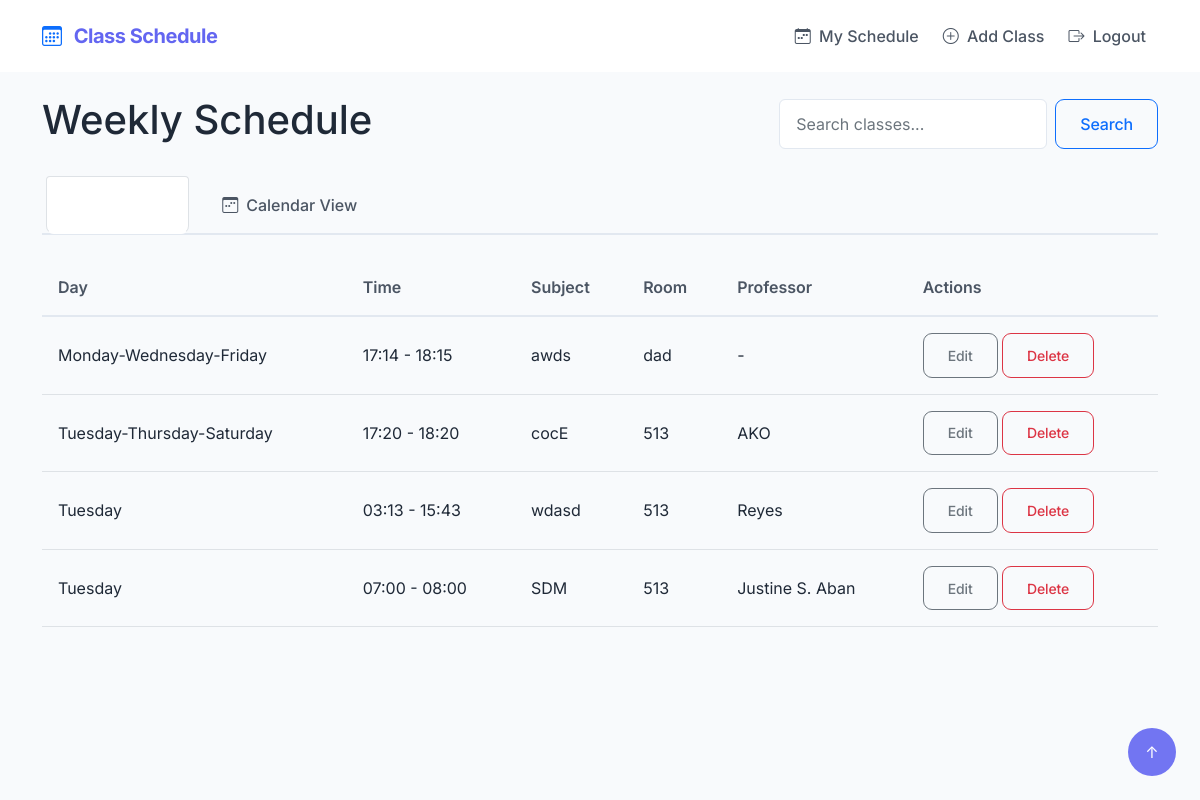
The app's page /schedule/ (signed in) with its own data.
### schedule/models.py (models this page shows, shortened)
class Class(models.Model):
    DAY_CHOICES = [
        ('MON', 'Monday'),
        ('TUE', 'Tuesday'),
        ('WED', 'Wednesday'),
        ('THU', 'Thursday'),
        ('FRI', 'Friday'),
        ('SAT', 'Saturday'),
        ('SUN', 'Sunday'),
        ('MWF', 'Monday-Wednesday-Friday'),
        ('TTH', 'Tuesday-Thursday'),
        ('TTHS', 'Tuesday-Thursday-Saturday'),
    ]
    DAY_MAPPING = {
        'MWF': ['MON', 'WED', 'FRI'],
        'TTH': ['TUE', 'THU'],
        'TTHS': ['TUE', 'THU', 'SAT']
    }
    user = models.ForeignKey(User, on_delete=models.CASCADE)
    subject = models.CharField(max_length=100)
    start_time = models.TimeField()
    end_time = models.TimeField()
    day = models.CharField(max_length=4, choices=DAY_CHOICES)  # Increased from 3 to 4
    room = models.CharField(max_length=50)
    professor = models.CharField(max_length=100, blank=True)
    class Meta:
        ordering = ['day', 'start_time']
    def get_days(self):
        if self.day in self.DAY_MAPPING:
            return self.DAY_MAPPING[self.day]
        return [self.day]

### schedule/views.py (the view)
# urls.py: path('schedule/', ScheduleListView.as_view(), name='schedule-list'),
class ScheduleListView(LoginRequiredMixin, ListView):
    model = Class
    template_name = 'schedule/schedule_list.html'
    def get_queryset(self):
        queryset = Class.objects.filter(user=self.request.user)
        search_query = self.request.GET.get('search')
        if search_query:
            queryset = queryset.filter(
                Q(subject__icontains=search_query) |
                Q(professor__icontains=search_query) |
                Q(room__icontains=search_query)
            )
        return queryset.order_by('day', 'start_time')
    def get_context_data(self, **kwargs):
        context = super().get_context_data(**kwargs)
        classes_by_day = {day: [] for day, _ in Class.DAY_CHOICES[:7]}  # Initialize with single days
        for class_obj in self.get_queryset():
            days = class_obj.get_days()
            for day in days:
                if day in classes_by_day:  # Only add to valid single days
                    classes_by_day[day].append(class_obj)
        context['classes_by_day'] = classes_by_day
        return context

### schedule/templates/schedule/schedule_list.html (shortened to what this page needs)
{% extends 'schedule/base.html' %}
{% block content %}
<div class="d-flex justify-content-between align-items-center mb-4">
    <h1>Weekly Schedule</h1>
    <form class="d-flex" method="get">
        <input class="form-control me-2" type="search" placeholder="Search classes..." name="search" value="{{ request.GET.search }}">
        <button class="btn btn-outline-primary" type="submit">Search</button>
    </form>
</div>
<div class="nav nav-tabs mb-4" id="view-tabs" role="tablist" style="border-bottom: 2px solid var(--border-color);">
    <button class="nav-link active px-4 py-3" data-bs-toggle="tab" data-bs-target="#list-view">
        <i class="bi bi-list-ul me-2"></i>List View
    </button>
    <button class="nav-link px-4 py-3" data-bs-toggle="tab" data-bs-target="#calendar-view">
        <i class="bi bi-calendar3-week me-2"></i>Calendar View
    </button>
</div>
<div class="tab-content">
    <div class="tab-pane fade show active" id="list-view">
        <div class="table-responsive">
            <table class="table table-hover">
                <thead class="table-light">
                    <tr>
                        <th>Day</th>
                        <th>Time</th>
                        <th>Subject</th>
                        <th>Room</th>
                        <th>Professor</th>
                        <th>Actions</th>
                    </tr>
                </thead>
                <tbody>
                    {% for class in object_list %}
                    <tr>
                        <td>{{ class.get_day_display }}</td>
                        <td>{{ class.start_time|time:"H:i" }} - {{ class.end_time|time:"H:i" }}</td>
                        <td>{{ class.subject }}</td>
                        <td>{{ class.room }}</td>
                        <td>{{ class.professor|default:"-" }}</td>
                        <td>
                            <a href="{% url 'class-update' class.pk %}" class="btn btn-sm btn-outline-secondary">Edit</a>
                            <a href="{% url 'class-delete' class.pk %}" class="btn btn-sm btn-outline-danger">Delete</a>
                        </td>
                    </tr>
                    {% empty %}
                    <tr>
                        <td colspan="6" class="text-center">No classes scheduled</td>
                    </tr>
                    {% endfor %}
                </tbody>
            </table>
        </div>
    </div>
</div>
{% endblock %}

### schedule/templates/schedule/base.html (shortened to what this page needs)
<!DOCTYPE html>
<html>
<head>
    {% load static %}
    <link href="https://cdn.jsdelivr.net/npm/bootstrap@5.1.3/dist/css/bootstrap.min.css" rel="stylesheet">
    <link rel="stylesheet" href="https://cdn.jsdelivr.net/npm/bootstrap-icons@1.7.2/font/bootstrap-icons.css">
    <link href="{% static 'schedule/css/style.css' %}" rel="stylesheet">
</head>
<body>
    <nav class="navbar navbar-expand-lg">
        <div class="container">
            <a class="navbar-brand" href="{% url 'home' %}">
                <i class="bi bi-calendar3 text-primary me-2"></i>
                Class Schedule
            </a>
            <div class="navbar-nav ms-auto">
                {% if user.is_authenticated %}
                    <a class="nav-link" href="{% url 'schedule-list' %}">
                        <i class="bi bi-calendar-week me-1"></i> My Schedule
                    </a>
                    <a class="nav-link" href="{% url 'class-create' %}">
                        <i class="bi bi-plus-circle me-1"></i> Add Class
                    </a>
                    <a class="nav-link" href="#" data-bs-toggle="modal" data-bs-target="#logoutModal">
                        <i class="bi bi-box-arrow-right me-1"></i> Logout
                    </a>
                {% endif %}
            </div>
        </div>
    </nav>
    <div class="container mt-4">
        {% block content %}
        {% endblock %}
    </div>
</body>
</html>

### schedule/static/schedule/css/style.css (style rules this page uses)
:root { --primary-color: #6366f1; --primary-dark: #4f46e5; --primary-light: #818cf8; --secondary-color: #14b8a6; --success-color: #10b981; --danger-color: #ef4444; --warning-color: #f59e0b; --info-color: #3b82f6; --light-bg: #f8fafc; --text-primary: #1f2937; --text-secondary: #4b5563; --border-color: #e2e8f0; --card-shadow: 0 4px 6px -1px rgba(0, 0, 0, 0.1), 0 2px 4px -1px rgba(0, 0, 0, 0.06); --transition-default: all 0.3s cubic-bezier(0.4, 0, 0.2, 1); --border-radius: 0.75rem; }
body { font-family: 'Inter', system-ui, -apple-system, sans-serif; background-color: var(--light-bg); color: var(--text-primary); line-height: 1.5; -webkit-font-smoothing: antialiased; text-rendering: optimizeLegibility; }
.navbar { background-color: white; box-shadow: var(--shadow-sm); padding: 1rem 0; position: relative; z-index: 1000; }
.navbar-brand { font-weight: 700; color: var(--primary-color) !important; font-size: 1.25rem; letter-spacing: -0.025em; }
.nav-link { color: var(--text-secondary) !important; font-weight: 500; padding: 0.5rem 1rem; margin: 0 0.25rem; border-radius: 8px; transition: var(--transition-default); position: relative; }
.nav-link.active { background-color: var(--primary-color); color: white !important; }
.table { margin-bottom: 0; --bs-table-border-color: var(--border-color); }
.table thead { background-color: var(--light-bg); }
.table thead th { background-color: var(--light-bg); border-bottom: 2px solid var(--border-color); color: var(--text-secondary); font-weight: 600; padding: 1rem; white-space: nowrap; }
.table tbody td { padding: 1rem; vertical-align: middle; color: var(--text-primary); }
.table tbody tr { transition: var(--transition-default); }
.btn { border-radius: calc(var(--border-radius) * 0.75); padding: 0.675rem 1.5rem; font-weight: 500; letter-spacing: -0.01em; transition: var(--transition-default); display: inline-flex; align-items: center; gap: 0.5rem; }
.form-control, .form-select { border-radius: calc(var(--border-radius) * 0.5); padding: 0.75rem 1rem; border: 1px solid var(--border-color); background-color: white; transition: var(--transition-default); color: var(--text-primary); }

### records on screen
Class: day "Monday-Wednesday-Friday", start_time "17:14", end_time "18:15", subject "awds", room "dad", professor "-"
Class: day "Tuesday-Thursday-Saturday", start_time "17:20", end_time "18:20", subject "cocE", room "513", professor "AKO"
Class: day "Tuesday", start_time "03:13", end_time "15:43", subject "wdasd", room "513", professor "Reyes"
Class: day "Tuesday", start_time "07:00", end_time "08:00", subject "SDM", room "513", professor "Justine S. Aban"
